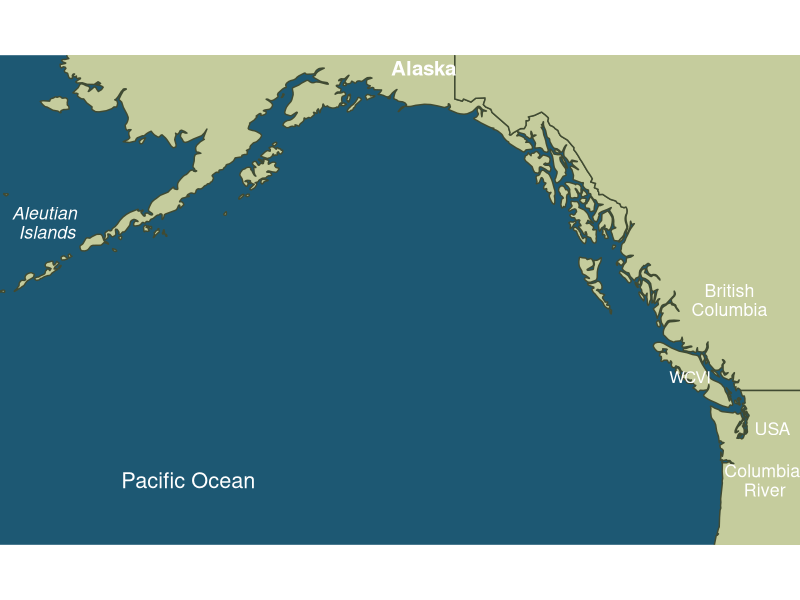
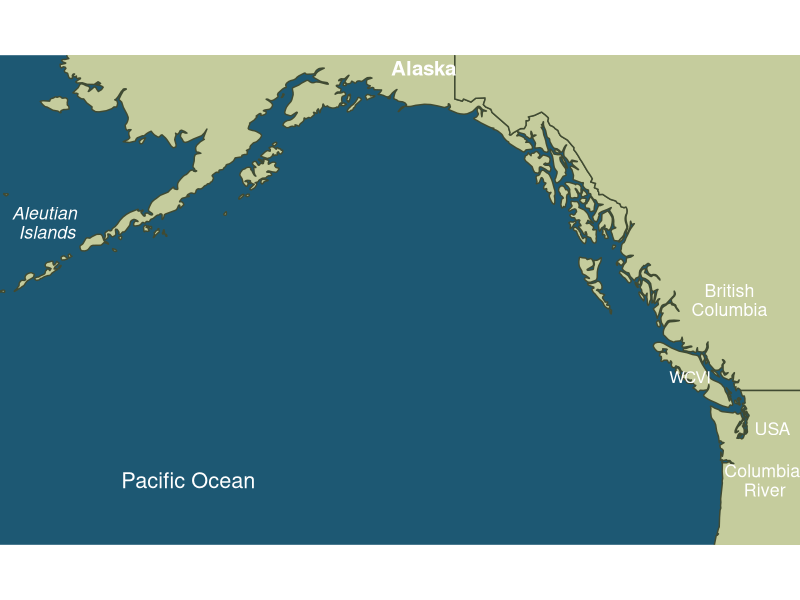

Generate these figures, in order, with R:
library(tidyverse)
library(sf)
library(rnaturalearth)
library(ggplot2)

proj_dir <- file.path(getwd(), "Rcode_for_paper")
fig_out_dir <- file.path(proj_dir, "figures")
dir.create(fig_out_dir, showWarnings = FALSE, recursive = TRUE)

land <- ne_countries(scale = "medium", returnclass = "sf")

labels_df <- tribble(
  ~label,               ~x,       ~y,       ~fontface,   ~size,
  "Aleutian \nIslands", -167.0,   55.5,     "italic",    4.5,
  "Alaska",             -143.0,   61.5,     "bold",      5.2,
  "British\nColumbia",  -123.5,   52.5,     "plain",     4.5,
  "WCVI",               -126.0,   49.5,     "plain",     4.2,
  "Columbia \nRiver",   -121.25,  45.5,     "plain",     4.5,
  "USA",                -120.75,  47.5,     "plain",     4.5,
  "Pacific Ocean",      -158.0,   45.5,     "plain",     5.5
)

base_map <- ggplot() +
  geom_sf(data = land, fill = "#c5cc9d", color = "#404a32", linewidth = 0.5) +
  
  coord_sf(xlim = c(-170, -119), ylim = c(43, 62), expand = FALSE) +
  
  theme_void() +
  theme(
    panel.background = element_rect(fill = "#1d5873", color = NA),
    plot.margin = margin(0, 0, 0, 0)
  ) +
  
  geom_text(
    data = labels_df,
    aes(x = x, y = y, label = label),
    color = "white",
    fontface = labels_df$fontface,
    size = labels_df$size,
    lineheight = 0.9,
    hjust = 0.5
  )

print(base_map)

ggsave(
  filename = file.path(fig_out_dir, "map_layer2.png"),
  plot = base_map,
  width = 10,
  height = 7.5,
  dpi = 300
)
